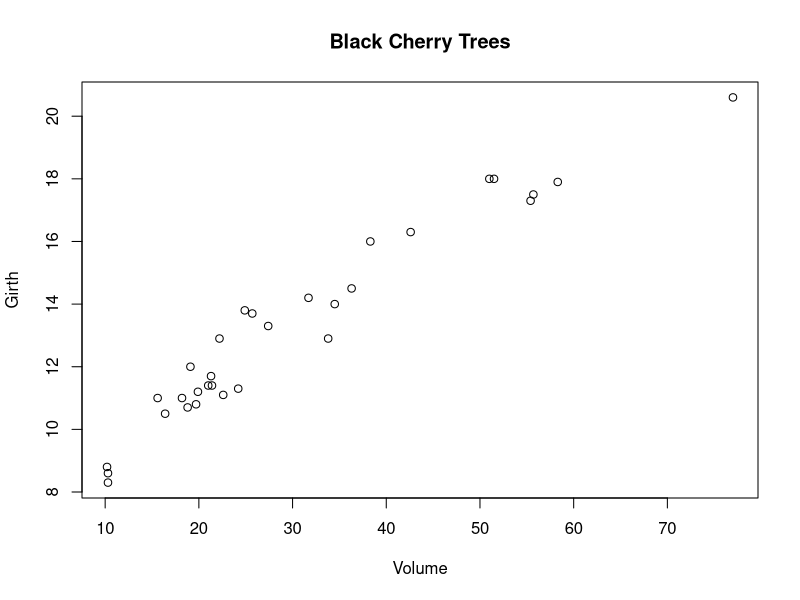
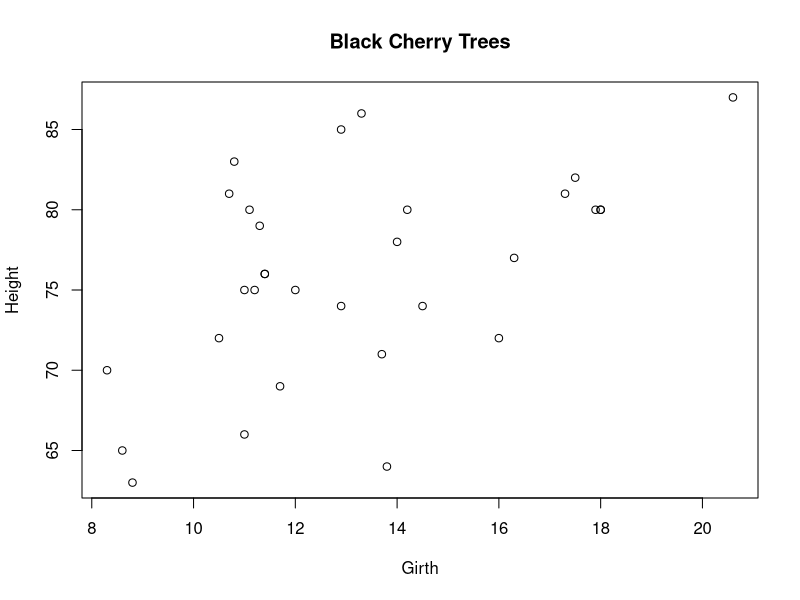

Generate these figures, in order, with R:
## ---- chunk 1
plot(trees$Volume, trees$Girth, xlab = "Volume", ylab = "Girth", main = "Black Cherry Trees")
## ---- chunk 2
plot(trees$Girth, trees$Height, xlab = "Girth", ylab = "Height", main = "Black Cherry Trees")
